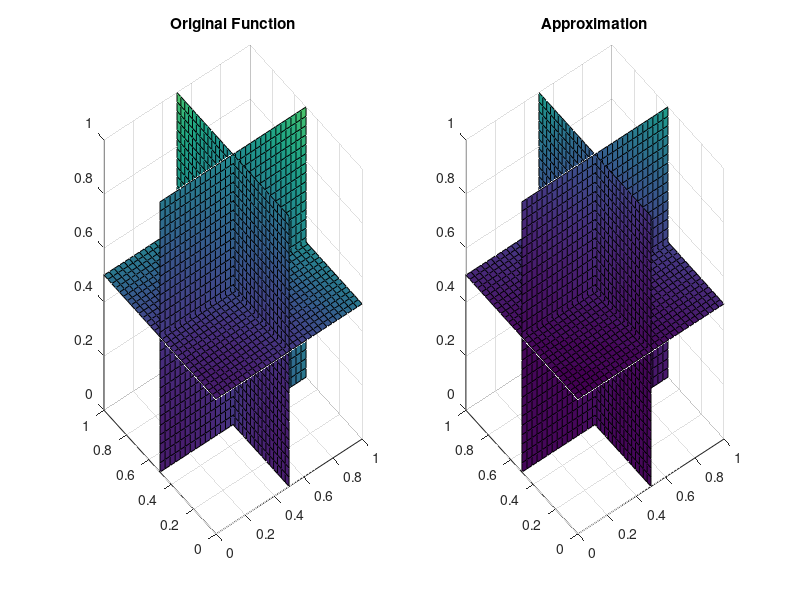

Write the MATLAB code that produced this figure.
n = 4; % Degree of the polynomial
[x, y, z] = meshgrid(linspace(0, 1, 30));
f = @(x, y, z) x.^2 + y.^2 + z.^2; % Function to approximate
approx = 0;

for i = 0:n
    for j = 0:(n-i)
        for k = 0:(n-i-j)
            B = nchoosek(n, i) * nchoosek(n-i, j) * ...
                x.^i .* y.^j .* z.^k .* (1-x-y-z).^(n-i-j-k);
            approx = approx + B .* f(i/n, j/n, k/n); % Approximation
        end
    end
end

% Plot original and approximation
figure;
subplot(1, 2, 1); slice(x, y, z, f(x, y, z), 0.5, 0.5, 0.5); title('Original Function');
subplot(1, 2, 2); slice(x, y, z, approx, 0.5, 0.5, 0.5); title('Approximation');
